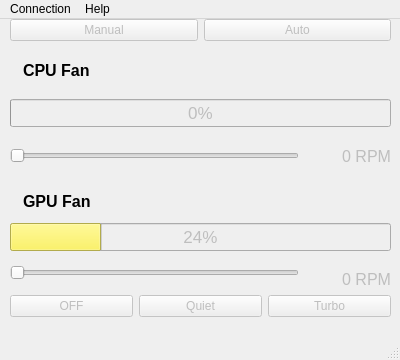
<?xml version="1.0" encoding="UTF-8"?>
<ui version="4.0">
 <class>MainWindow</class>
 <widget class="QMainWindow" name="MainWindow">
  <property name="geometry">
   <rect>
    <x>0</x>
    <y>0</y>
    <width>400</width>
    <height>360</height>
   </rect>
  </property>
  <property name="sizePolicy">
   <sizepolicy hsizetype="Fixed" vsizetype="Fixed">
    <horstretch>0</horstretch>
    <verstretch>0</verstretch>
   </sizepolicy>
  </property>
  <property name="minimumSize">
   <size>
    <width>400</width>
    <height>360</height>
   </size>
  </property>
  <property name="maximumSize">
   <size>
    <width>400</width>
    <height>360</height>
   </size>
  </property>
  <property name="palette">
   <palette>
    <active>
     <colorrole role="Highlight">
      <brush brushstyle="SolidPattern">
       <color alpha="255">
        <red>229</red>
        <green>165</green>
        <blue>10</blue>
       </color>
      </brush>
     </colorrole>
     <colorrole role="Link">
      <brush brushstyle="SolidPattern">
       <color alpha="255">
        <red>248</red>
        <green>228</green>
        <blue>92</blue>
       </color>
      </brush>
     </colorrole>
     <colorrole role="LinkVisited">
      <brush brushstyle="SolidPattern">
       <color alpha="255">
        <red>249</red>
        <green>240</green>
        <blue>107</blue>
       </color>
      </brush>
     </colorrole>
    </active>
    <inactive>
     <colorrole role="Highlight">
      <brush brushstyle="SolidPattern">
       <color alpha="255">
        <red>246</red>
        <green>211</green>
        <blue>45</blue>
       </color>
      </brush>
     </colorrole>
     <colorrole role="Link">
      <brush brushstyle="SolidPattern">
       <color alpha="255">
        <red>248</red>
        <green>228</green>
        <blue>92</blue>
       </color>
      </brush>
     </colorrole>
     <colorrole role="LinkVisited">
      <brush brushstyle="SolidPattern">
       <color alpha="255">
        <red>249</red>
        <green>240</green>
        <blue>107</blue>
       </color>
      </brush>
     </colorrole>
    </inactive>
    <disabled>
     <colorrole role="Highlight">
      <brush brushstyle="SolidPattern">
       <color alpha="255">
        <red>249</red>
        <green>240</green>
        <blue>107</blue>
       </color>
      </brush>
     </colorrole>
     <colorrole role="Link">
      <brush brushstyle="SolidPattern">
       <color alpha="255">
        <red>248</red>
        <green>228</green>
        <blue>92</blue>
       </color>
      </brush>
     </colorrole>
     <colorrole role="LinkVisited">
      <brush brushstyle="SolidPattern">
       <color alpha="255">
        <red>249</red>
        <green>240</green>
        <blue>107</blue>
       </color>
      </brush>
     </colorrole>
    </disabled>
   </palette>
  </property>
  <property name="windowTitle">
   <string>ESPCooling</string>
  </property>
  <property name="windowIcon">
   <iconset resource="../resources/resources.qrc">
    <normaloff>:/icon/icons/fan.png</normaloff>:/icon/icons/fan.png</iconset>
  </property>
  <property name="windowOpacity">
   <double>0.960000000000000</double>
  </property>
  <widget class="QWidget" name="centralwidget">
   <widget class="QWidget" name="verticalLayoutWidget">
    <property name="geometry">
     <rect>
      <x>10</x>
      <y>0</y>
      <width>381</width>
      <height>298</height>
     </rect>
    </property>
    <layout class="QVBoxLayout" name="verticalLayout">
     <item>
      <layout class="QHBoxLayout" name="buttonsLayout_2">
       <item>
        <widget class="QPushButton" name="manualButton">
         <property name="enabled">
          <bool>false</bool>
         </property>
         <property name="text">
          <string>Manual</string>
         </property>
         <property name="icon">
          <iconset resource="../resources/resources.qrc">
           <normaloff>:/icon/icons/fan.png</normaloff>:/icon/icons/fan.png</iconset>
         </property>
        </widget>
       </item>
       <item>
        <widget class="QPushButton" name="autoButton">
         <property name="enabled">
          <bool>false</bool>
         </property>
         <property name="text">
          <string>Auto</string>
         </property>
         <property name="icon">
          <iconset resource="../resources/resources.qrc">
           <normaloff>:/icon/icons/fan-auto.png</normaloff>:/icon/icons/fan-auto.png</iconset>
         </property>
        </widget>
       </item>
      </layout>
     </item>
     <item>
      <layout class="QGridLayout" name="cpuLayout">
       <item row="3" column="0">
        <layout class="QHBoxLayout" name="horizontalLayout">
         <item>
          <widget class="QSlider" name="cpuSlider">
           <property name="enabled">
            <bool>false</bool>
           </property>
           <property name="maximum">
            <number>100</number>
           </property>
           <property name="orientation">
            <enum>Qt::Horizontal</enum>
           </property>
          </widget>
         </item>
         <item>
          <widget class="QLabel" name="cpuLcd">
           <property name="enabled">
            <bool>false</bool>
           </property>
           <property name="minimumSize">
            <size>
             <width>86</width>
             <height>0</height>
            </size>
           </property>
           <property name="font">
            <font>
             <pointsize>12</pointsize>
            </font>
           </property>
           <property name="layoutDirection">
            <enum>Qt::LeftToRight</enum>
           </property>
           <property name="text">
            <string>0 RPM</string>
           </property>
           <property name="alignment">
            <set>Qt::AlignRight|Qt::AlignTrailing|Qt::AlignVCenter</set>
           </property>
           <property name="margin">
            <number>1</number>
           </property>
          </widget>
         </item>
        </layout>
       </item>
       <item row="2" column="0">
        <widget class="QProgressBar" name="cpuProgressBar">
         <property name="enabled">
          <bool>false</bool>
         </property>
         <property name="font">
          <font>
           <pointsize>13</pointsize>
          </font>
         </property>
         <property name="maximum">
          <number>100</number>
         </property>
         <property name="value">
          <number>0</number>
         </property>
        </widget>
       </item>
       <item row="1" column="0">
        <layout class="QHBoxLayout" name="cpuBaner">
         <property name="topMargin">
          <number>0</number>
         </property>
         <item>
          <widget class="QLabel" name="cpuIcon">
           <property name="text">
            <string/>
           </property>
           <property name="pixmap">
            <pixmap resource="../resources/resources.qrc">:/icon/icons/cpu.png</pixmap>
           </property>
          </widget>
         </item>
         <item>
          <widget class="QLabel" name="cpuLabel">
           <property name="font">
            <font>
             <pointsize>12</pointsize>
             <weight>75</weight>
             <bold>true</bold>
            </font>
           </property>
           <property name="text">
            <string>CPU Fan</string>
           </property>
          </widget>
         </item>
         <item>
          <spacer name="horizontalSpacer">
           <property name="orientation">
            <enum>Qt::Horizontal</enum>
           </property>
           <property name="sizeHint" stdset="0">
            <size>
             <width>40</width>
             <height>20</height>
            </size>
           </property>
          </spacer>
         </item>
        </layout>
       </item>
      </layout>
     </item>
     <item>
      <layout class="QGridLayout" name="gpuLayout">
       <item row="2" column="0">
        <layout class="QHBoxLayout" name="horizontalLayout_2">
         <item>
          <widget class="QSlider" name="gpuSlider">
           <property name="enabled">
            <bool>false</bool>
           </property>
           <property name="maximum">
            <number>100</number>
           </property>
           <property name="orientation">
            <enum>Qt::Horizontal</enum>
           </property>
          </widget>
         </item>
         <item>
          <widget class="QLabel" name="gpuLcd">
           <property name="enabled">
            <bool>false</bool>
           </property>
           <property name="minimumSize">
            <size>
             <width>86</width>
             <height>0</height>
            </size>
           </property>
           <property name="font">
            <font>
             <pointsize>12</pointsize>
            </font>
           </property>
           <property name="text">
            <string>0 RPM</string>
           </property>
           <property name="alignment">
            <set>Qt::AlignBottom|Qt::AlignRight|Qt::AlignTrailing</set>
           </property>
           <property name="margin">
            <number>1</number>
           </property>
          </widget>
         </item>
        </layout>
       </item>
       <item row="1" column="0">
        <widget class="QProgressBar" name="gpuProgressBar">
         <property name="enabled">
          <bool>false</bool>
         </property>
         <property name="font">
          <font>
           <pointsize>13</pointsize>
           <weight>50</weight>
           <bold>false</bold>
          </font>
         </property>
         <property name="value">
          <number>24</number>
         </property>
        </widget>
       </item>
       <item row="0" column="0">
        <layout class="QHBoxLayout" name="gpuBaner">
         <property name="topMargin">
          <number>0</number>
         </property>
         <item>
          <widget class="QLabel" name="gpuIcon">
           <property name="text">
            <string/>
           </property>
           <property name="pixmap">
            <pixmap resource="../resources/resources.qrc">:/icon/icons/gpu.png</pixmap>
           </property>
          </widget>
         </item>
         <item>
          <widget class="QLabel" name="gpuLabel">
           <property name="font">
            <font>
             <pointsize>12</pointsize>
             <weight>75</weight>
             <bold>true</bold>
            </font>
           </property>
           <property name="text">
            <string>GPU Fan</string>
           </property>
          </widget>
         </item>
         <item>
          <spacer name="horizontalSpacer_2">
           <property name="orientation">
            <enum>Qt::Horizontal</enum>
           </property>
           <property name="sizeHint" stdset="0">
            <size>
             <width>40</width>
             <height>20</height>
            </size>
           </property>
          </spacer>
         </item>
        </layout>
       </item>
       <item row="3" column="0">
        <layout class="QHBoxLayout" name="buttonsLayout_3">
         <item>
          <widget class="QPushButton" name="offButton">
           <property name="enabled">
            <bool>false</bool>
           </property>
           <property name="text">
            <string>OFF</string>
           </property>
           <property name="icon">
            <iconset resource="../resources/resources.qrc">
             <normaloff>:/icon/icons/fan-off.png</normaloff>:/icon/icons/fan-off.png</iconset>
           </property>
          </widget>
         </item>
         <item>
          <widget class="QPushButton" name="quietButton">
           <property name="enabled">
            <bool>false</bool>
           </property>
           <property name="text">
            <string>Quiet</string>
           </property>
           <property name="icon">
            <iconset resource="../resources/resources.qrc">
             <normaloff>:/icon/icons/quiet.png</normaloff>:/icon/icons/quiet.png</iconset>
           </property>
          </widget>
         </item>
         <item>
          <widget class="QPushButton" name="turboButton">
           <property name="enabled">
            <bool>false</bool>
           </property>
           <property name="text">
            <string>Turbo</string>
           </property>
           <property name="icon">
            <iconset resource="../resources/resources.qrc">
             <normaloff>:/icon/icons/turbo.png</normaloff>:/icon/icons/turbo.png</iconset>
           </property>
          </widget>
         </item>
        </layout>
       </item>
      </layout>
     </item>
    </layout>
   </widget>
  </widget>
  <widget class="QMenuBar" name="menubar">
   <property name="geometry">
    <rect>
     <x>0</x>
     <y>0</y>
     <width>400</width>
     <height>32</height>
    </rect>
   </property>
   <widget class="QMenu" name="menuConnection">
    <property name="title">
     <string>Connection</string>
    </property>
    <addaction name="actionConnect"/>
    <addaction name="actionDisconnect"/>
    <addaction name="separator"/>
    <addaction name="actionQuit"/>
   </widget>
   <widget class="QMenu" name="menuHelp">
    <property name="title">
     <string>Help</string>
    </property>
    <addaction name="actionAbout_this_app"/>
    <addaction name="actionGitHub"/>
   </widget>
   <addaction name="menuConnection"/>
   <addaction name="menuHelp"/>
  </widget>
  <widget class="QStatusBar" name="statusbar"/>
  <action name="actionConnect">
   <property name="icon">
    <iconset resource="../resources/resources.qrc">
     <normaloff>:/icon/icons/connect.png</normaloff>:/icon/icons/connect.png</iconset>
   </property>
   <property name="text">
    <string>Connect</string>
   </property>
  </action>
  <action name="actionDisconnect">
   <property name="enabled">
    <bool>false</bool>
   </property>
   <property name="icon">
    <iconset resource="../resources/resources.qrc">
     <normaloff>:/icon/icons/disconnect.png</normaloff>:/icon/icons/disconnect.png</iconset>
   </property>
   <property name="text">
    <string>Disconnect</string>
   </property>
   <property name="visible">
    <bool>false</bool>
   </property>
  </action>
  <action name="actionQuit">
   <property name="icon">
    <iconset resource="../resources/resources.qrc">
     <normaloff>:/icon/icons/quit.png</normaloff>:/icon/icons/quit.png</iconset>
   </property>
   <property name="text">
    <string>Quit</string>
   </property>
  </action>
  <action name="actionAbout_this_app">
   <property name="icon">
    <iconset resource="../resources/resources.qrc">
     <normaloff>:/icon/icons/information.png</normaloff>:/icon/icons/information.png</iconset>
   </property>
   <property name="text">
    <string>About this app</string>
   </property>
  </action>
  <action name="actionGitHub">
   <property name="icon">
    <iconset resource="../resources/resources.qrc">
     <normaloff>:/icon/icons/github.png</normaloff>:/icon/icons/github.png</iconset>
   </property>
   <property name="text">
    <string>GitHub</string>
   </property>
  </action>
 </widget>
 <resources>
  <include location="../resources/resources.qrc"/>
 </resources>
 <connections/>
</ui>
